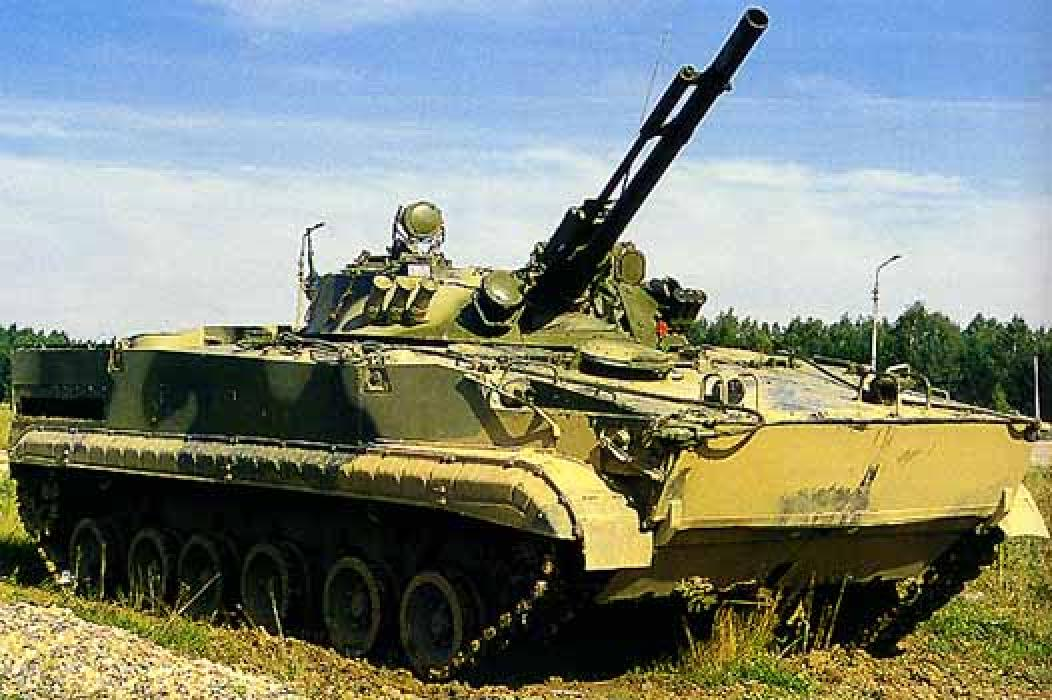
#> input picture Lesson_5/Homework/PIL_classwork/BMP.jpg, 1052 x 700 px
$ python PIL_change_contrast.py
#> lines starting #> are read from the running program, lines starting #| are printed output that depends on the picture
import Image, ImageEnhance

def main():

    filename ='BMP.jpg'
    image = Image.open( filename )
#> image is the input picture: PIL image 1052x700 RGB; mean R, G, B 128.5, 136, 124.7
    size = width, height = image.size
#> size = (1052, 700); width = 1052; height = 700

    # Brightness, Contrast, Sharpness, Color

    enhancer = ImageEnhance.Contrast( image )
    image = enhancer.enhance( 2 )
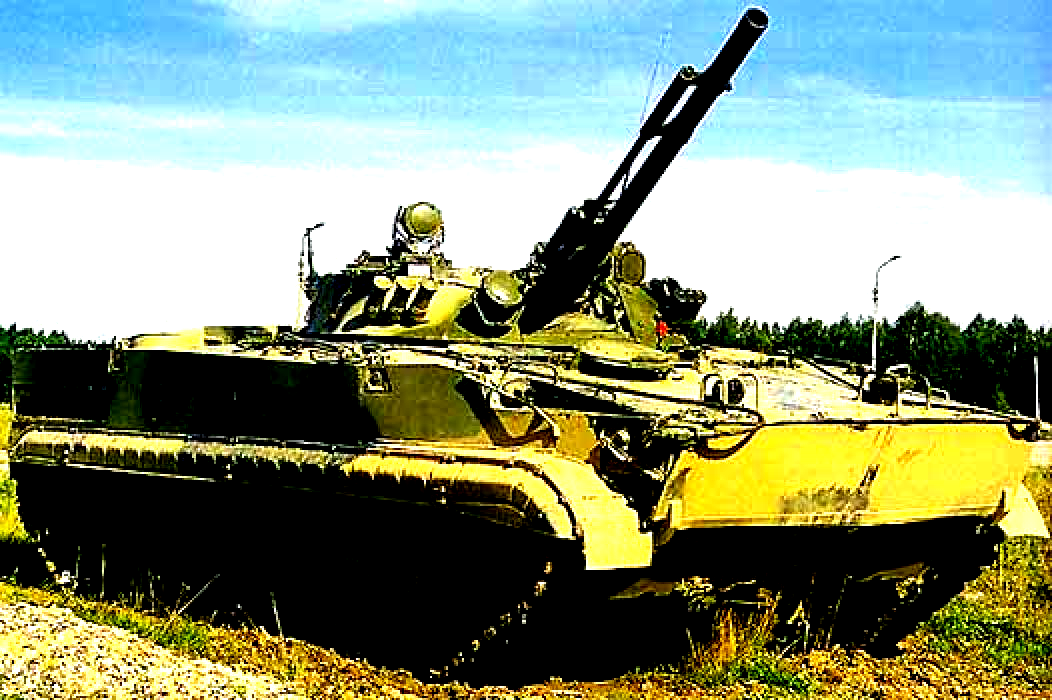
#> image: PIL image 1052x700 RGB; mean R, G, B 135.1, 148.3, 124.1


    image.save( 'modified_' + filename)
    del image

if ( __name__ == '__main__'):
    main()
